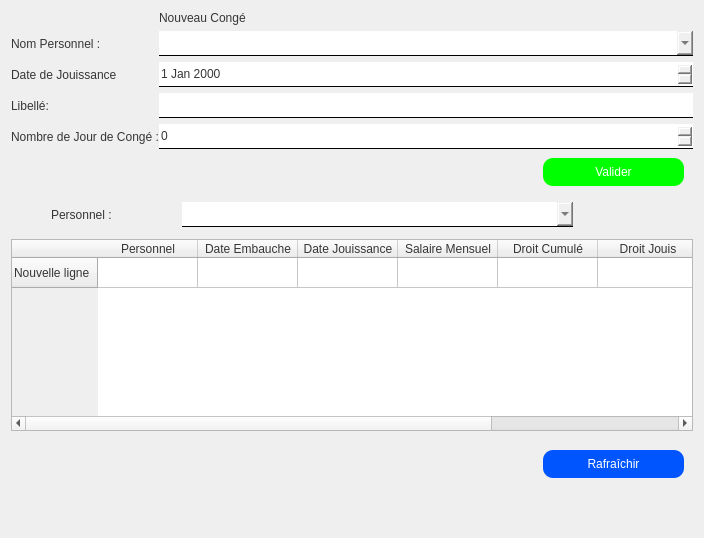
                 <widget class="QWidget" name="rh_conges">
                  <attribute name="title">
                   <string>Congés</string>
                  </attribute>
                  <layout class="QVBoxLayout" name="verticalLayout_13">
                   <item>
                    <widget class="QWidget" name="widget_11" native="true">
                     <property name="styleSheet">
                      <string notr="true">QPushButton{
	height:28px;
	font: 75 12pt &quot;Rockwell&quot;;
}</string>
                     </property>
                     <layout class="QVBoxLayout" name="verticalLayout_10">
                      <property name="spacing">
                       <number>0</number>
                      </property>
                      <property name="leftMargin">
                       <number>0</number>
                      </property>
                      <property name="topMargin">
                       <number>0</number>
                      </property>
                      <property name="rightMargin">
                       <number>0</number>
                      </property>
                      <property name="bottomMargin">
                       <number>0</number>
                      </property>
                      <item>
                       <widget class="QWidget" name="qw_sanctionadd_2" native="true">
                        <property name="styleSheet">
                         <string notr="true">QLineEdit, QDateEdit,QSpinBox, QComboBox{
height:24px;
border:none;
border-bottom:1px solid black;
	font: 12pt &quot;Rockwell&quot;;
color:rgb(54, 54, 54);
}
QLabel{
	font: 75 12pt &quot;Rockwell&quot;;
color:rgb(54, 54, 54);
}</string>
                        </property>
                        <layout class="QGridLayout" name="gridLayout_5">
                         <property name="leftMargin">
                          <number>0</number>
                         </property>
                         <property name="topMargin">
                          <number>0</number>
                         </property>
                         <property name="rightMargin">
                          <number>0</number>
                         </property>
                         <property name="bottomMargin">
                          <number>0</number>
                         </property>
                         <property name="horizontalSpacing">
                          <number>0</number>
                         </property>
                         <property name="verticalSpacing">
                          <number>6</number>
                         </property>
                         <item row="3" column="0">
                          <widget class="QLabel" name="label_19">
                           <property name="text">
                            <string>Libellé:</string>
                           </property>
                          </widget>
                         </item>
                         <item row="4" column="0">
                          <widget class="QLabel" name="label_20">
                           <property name="text">
                            <string>Nombre de Jour de Congé :</string>
                           </property>
                          </widget>
                         </item>
                         <item row="0" column="1" alignment="Qt::AlignLeft">
                          <widget class="QLabel" name="label_21">
                           <property name="text">
                            <string>Nouveau Congé</string>
                           </property>
                          </widget>
                         </item>
                         <item row="4" column="1">
                          <widget class="QSpinBox" name="spinBox_2"/>
                         </item>
                         <item row="1" column="1">
                          <widget class="QComboBox" name="comboBox_3"/>
                         </item>
                         <item row="2" column="0">
                          <widget class="QLabel" name="label_22">
                           <property name="text">
                            <string>Date de Jouissance</string>
                           </property>
                          </widget>
                         </item>
                         <item row="3" column="1">
                          <widget class="QLineEdit" name="lineEdit_3"/>
                         </item>
                         <item row="2" column="1">
                          <widget class="QDateEdit" name="dateEdit_2"/>
                         </item>
                         <item row="1" column="0">
                          <widget class="QLabel" name="label_23">
                           <property name="text">
                            <string>Nom Personnel :</string>
                           </property>
                          </widget>
                         </item>
                        </layout>
                       </widget>
                      </item>
                      <item>
                       <widget class="QWidget" name="widget_12" native="true">
                        <layout class="QHBoxLayout" name="horizontalLayout_10">
                         <item>
                          <spacer name="horizontalSpacer_10">
                           <property name="orientation">
                            <enum>Qt::Horizontal</enum>
                           </property>
                           <property name="sizeHint" stdset="0">
                            <size>
                             <width>40</width>
                             <height>20</height>
                            </size>
                           </property>
                          </spacer>
                         </item>
                         <item>
                          <widget class="QPushButton" name="pushButton_14">
                           <property name="minimumSize">
                            <size>
                             <width>141</width>
                             <height>28</height>
                            </size>
                           </property>
                           <property name="maximumSize">
                            <size>
                             <width>141</width>
                             <height>28</height>
                            </size>
                           </property>
                           <property name="styleSheet">
                            <string notr="true">Color:white;
background:rgb(0, 255, 0);
border-radius:10px;</string>
                           </property>
                           <property name="text">
                            <string>Valider</string>
                           </property>
                          </widget>
                         </item>
                        </layout>
                       </widget>
                      </item>
                     </layout>
                    </widget>
                   </item>
                   <item>
                    <widget class="QWidget" name="widget_13" native="true">
                     <property name="styleSheet">
                      <string notr="true">QPushButton{
	height:28px;
	font: 75 12pt &quot;Rockwell&quot;;
	border-radius: 15px 
}</string>
                     </property>
                     <layout class="QVBoxLayout" name="verticalLayout_11">
                      <property name="spacing">
                       <number>10</number>
                      </property>
                      <property name="leftMargin">
                       <number>0</number>
                      </property>
                      <property name="topMargin">
                       <number>0</number>
                      </property>
                      <property name="rightMargin">
                       <number>0</number>
                      </property>
                      <property name="bottomMargin">
                       <number>0</number>
                      </property>
                      <item>
                       <widget class="QWidget" name="widget_14" native="true">
                        <property name="styleSheet">
                         <string notr="true">QComboBox{
height:24px;
border:none;
border-bottom:1px solid black;
	font: 12pt &quot;Rockwell&quot;;
color:rgb(54, 54, 54);
}
QLabel{
	font: 75 12pt &quot;Rockwell&quot;;
color:rgb(54, 54, 54);
}</string>
                        </property>
                        <layout class="QHBoxLayout" name="horizontalLayout_11">
                         <property name="spacing">
                          <number>30</number>
                         </property>
                         <property name="leftMargin">
                          <number>0</number>
                         </property>
                         <property name="topMargin">
                          <number>0</number>
                         </property>
                         <property name="rightMargin">
                          <number>0</number>
                         </property>
                         <property name="bottomMargin">
                          <number>0</number>
                         </property>
                         <item>
                          <spacer name="horizontalSpacer_11">
                           <property name="orientation">
                            <enum>Qt::Horizontal</enum>
                           </property>
                           <property name="sizeHint" stdset="0">
                            <size>
                             <width>40</width>
                             <height>20</height>
                            </size>
                           </property>
                          </spacer>
                         </item>
                         <item>
                          <widget class="QLabel" name="label_24">
                           <property name="sizePolicy">
                            <sizepolicy hsizetype="Expanding" vsizetype="Expanding">
                             <horstretch>0</horstretch>
                             <verstretch>0</verstretch>
                            </sizepolicy>
                           </property>
                           <property name="minimumSize">
                            <size>
                             <width>101</width>
                             <height>19</height>
                            </size>
                           </property>
                           <property name="maximumSize">
                            <size>
                             <width>101</width>
                             <height>19</height>
                            </size>
                           </property>
                           <property name="text">
                            <string>Personnel :</string>
                           </property>
                          </widget>
                         </item>
                         <item>
                          <widget class="QComboBox" name="comboBox_4">
                           <property name="sizePolicy">
                            <sizepolicy hsizetype="Preferred" vsizetype="Maximum">
                             <horstretch>0</horstretch>
                             <verstretch>0</verstretch>
                            </sizepolicy>
                           </property>
                           <property name="minimumSize">
                            <size>
                             <width>391</width>
                             <height>25</height>
                            </size>
                           </property>
                           <property name="maximumSize">
                            <size>
                             <width>16777215</width>
                             <height>25</height>
                            </size>
                           </property>
                          </widget>
                         </item>
                         <item alignment="Qt::AlignHCenter">
                          <widget class="QPushButton" name="pushButton_15">
                           <property name="minimumSize">
                            <size>
                             <width>50</width>
                             <height>28</height>
                            </size>
                           </property>
                           <property name="maximumSize">
                            <size>
                             <width>50</width>
                             <height>28</height>
                            </size>
                           </property>
                           <property name="styleSheet">
                            <string notr="true"/>
                           </property>
                           <property name="text">
                            <string/>
                           </property>
                           <property name="icon">
                            <iconset>
                             <normaloff>Images/Gestion du personnel/321.ico</normaloff>Images/Gestion du personnel/321.ico</iconset>
                           </property>
                           <property name="iconSize">
                            <size>
                             <width>32</width>
                             <height>32</height>
                            </size>
                           </property>
                          </widget>
                         </item>
                         <item>
                          <spacer name="horizontalSpacer_12">
                           <property name="orientation">
                            <enum>Qt::Horizontal</enum>
                           </property>
                           <property name="sizeHint" stdset="0">
                            <size>
                             <width>40</width>
                             <height>20</height>
                            </size>
                           </property>
                          </spacer>
                         </item>
                        </layout>
                       </widget>
                      </item>
                      <item>
                       <widget class="QTableWidget" name="tableWidget_4">
                        <property name="styleSheet">
                         <string notr="true">color:rgb(54, 54, 54);
font: 10pt &quot;Rockwell&quot;;</string>
                        </property>
                        <row>
                         <property name="text">
                          <string>Nouvelle ligne</string>
                         </property>
                        </row>
                        <column>
                         <property name="text">
                          <string>Personnel</string>
                         </property>
                        </column>
                        <column>
                         <property name="text">
                          <string>Date Embauche</string>
                         </property>
                        </column>
                        <column>
                         <property name="text">
                          <string>Date Jouissance</string>
                         </property>
                        </column>
                        <column>
                         <property name="text">
                          <string>Salaire Mensuel</string>
                         </property>
                        </column>
                        <column>
                         <property name="text">
                          <string>Droit Cumulé</string>
                         </property>
                        </column>
                        <column>
                         <property name="text">
                          <string>Droit Jouis</string>
                         </property>
                        </column>
                        <column>
                         <property name="text">
                          <string>Congé Restant</string>
                         </property>
                        </column>
                       </widget>
                      </item>
                      <item>
                       <widget class="QWidget" name="widget_15" native="true">
                        <layout class="QHBoxLayout" name="horizontalLayout_12">
                         <item>
                          <spacer name="horizontalSpacer_13">
                           <property name="orientation">
                            <enum>Qt::Horizontal</enum>
                           </property>
                           <property name="sizeHint" stdset="0">
                            <size>
                             <width>40</width>
                             <height>20</height>
                            </size>
                           </property>
                          </spacer>
                         </item>
                         <item>
                          <widget class="QPushButton" name="pushButton_16">
                           <property name="minimumSize">
                            <size>
                             <width>141</width>
                             <height>28</height>
                            </size>
                           </property>
                           <property name="maximumSize">
                            <size>
                             <width>141</width>
                             <height>28</height>
                            </size>
                           </property>
                           <property name="styleSheet">
                            <string notr="true">Color:white;
background:rgb(0, 85, 255);
border-radius:10px;</string>
                           </property>
                           <property name="text">
                            <string>Rafraîchir</string>
                           </property>
                          </widget>
                         </item>
                        </layout>
                       </widget>
                      </item>
                     </layout>
                    </widget>
                   </item>
                   <item>
                    <spacer name="verticalSpacer_5">
                     <property name="orientation">
                      <enum>Qt::Vertical</enum>
                     </property>
                     <property name="sizeHint" stdset="0">
                      <size>
                       <width>20</width>
                       <height>40</height>
                      </size>
                     </property>
                    </spacer>
                   </item>
                  </layout>
                 </widget>
